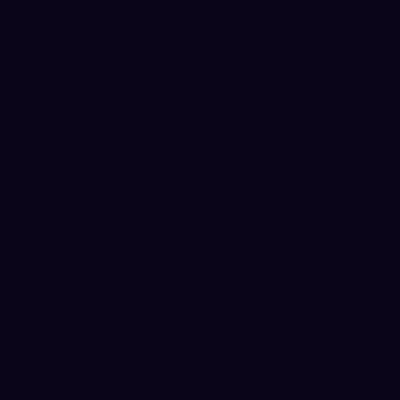
Frame 1 (no input)
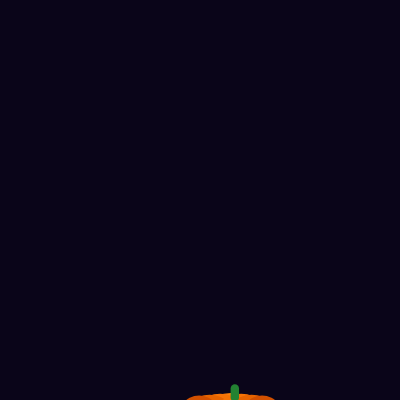
Frame 60 (no input)
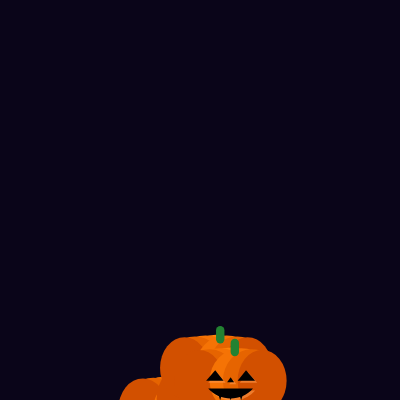
Frame 120 (the mouse pressed at the canvas centre since frame 60)

The p5.js sketch that drew these frames (run headless with seeded random() and noise() and a simulated clock; from frame 60 on, the mouse is pressed at the canvas centre):

// p5.js sketch
// ── sketch.js
//Halloween Theme Series
//1. Pumpkins
//2. Eyes
//3. Blood
//Sneaky little pumpkins floating out of the dark.
//I want them to feel alive,
//wobbling up from somewhere spooky underground,
//grinning like they know some Halloween secret.

let pupuList = []; //A bunch of pumpkins waiting to show up

function setup() {
  createCanvas(400, 400);
  angleMode(DEGREES); //Using degrees to control the wobble
}

function draw() {
  background(10, 5, 25); //A quiet night sky but something is coming

  //Random chance to create a new pumpkin
  //They appear one by one, like they are sneaking in
  if (random(1) < 0.06 && pupuList.length < 60) {
    pupuList.push({
      pupuX: random(50, 350), //Where it enters horizontally
      pupuY: height + 30, //Pumpkins come from below
      pupuFloat: random(360), //Each one wiggles differently
      pupuSpeedY: random(0.6, 1.2), //Some float faster, some slower
      pupuSpeedFloat: random(1, 3) //Individual wobble speed
    });
  }

  //Make all pumpkins move and draw them
  for (let i = pupuList.length - 1; i >= 0; i--) {
    let p = pupuList[i];
    p.pupuFloat += p.pupuSpeedFloat; //Updating wobble phase
    p.pupuY -= p.pupuSpeedY; //Pumpkin rising movement
    let floatMove = sin(p.pupuFloat) * 5; //Left-right wiggle

    drawPupuBody(p.pupuX, p.pupuY + floatMove, 70); //Body graphics
    drawPupuFace(p.pupuX, p.pupuY + floatMove, 70); //Spooky face

    //Remove pumpkin when it leaves top area
    if (p.pupuY < -100) {
      pupuList.splice(i, 1);
    }
  }
}

//Pumpkin body built with many overlapping ellipses
//It creates the classic pumpkin ridge structure
function drawPupuBody(bx, by, s) {
  noStroke();

  fill(255, 130, 10); ellipse(bx, by, s, s * 0.95);

  fill(245, 115, 5); ellipse(bx - s * 0.15, by, s * 0.9, s * 0.93);
  fill(230, 100, 0); ellipse(bx - s * 0.30, by, s * 0.82, s * 0.90);
  fill(210, 80, 0); ellipse(bx - s * 0.45, by, s * 0.70, s * 0.88);

  fill(245, 115, 5); ellipse(bx + s * 0.15, by, s * 0.90, s * 0.93);
  fill(230, 100, 0); ellipse(bx + s * 0.30, by, s * 0.82, s * 0.90);
  fill(210, 80, 0); ellipse(bx + s * 0.45, by, s * 0.70, s * 0.88);

  fill(35, 130, 50); rect(bx, by - s * 0.60, s * 0.12, s * 0.25, 6); //Stem on top
}

//Face defines the personality of the pumpkin
//Shadow layer first for depth, then pure black features
function drawPupuFace(px, py, s) {
  let shadowOffset = s * 0.03; //Creates a slight 3D look

  fill(255, 150, 70, 160);
  let eyeW = s * 0.22;

  //Shadow eyes
  triangle(px - eyeW + shadowOffset, py - s * 0.15 + shadowOffset,
           px - s * 0.1 + shadowOffset, py + shadowOffset,
           px - s * 0.35 + shadowOffset, py + shadowOffset);
  triangle(px + eyeW + shadowOffset, py - s * 0.15 + shadowOffset,
           px + s * 0.35 + shadowOffset, py + shadowOffset,
           px + s * 0.1 + shadowOffset, py + shadowOffset);

  //Shadow nose
  triangle(px - s * 0.05 + shadowOffset, py + s * 0.02 + shadowOffset,
           px + s * 0.05 + shadowOffset, py + s * 0.02 + shadowOffset,
           px + shadowOffset, py - s * 0.05 + shadowOffset);

  //Shadow smile
  beginShape();
  vertex(px - s * 0.32 + shadowOffset, py + s * 0.11 + shadowOffset);
  bezierVertex(px - s * 0.16 + shadowOffset, py + s * 0.30 + shadowOffset,
               px + s * 0.16 + shadowOffset, py + s * 0.30 + shadowOffset,
               px + s * 0.32 + shadowOffset, py + s * 0.11 + shadowOffset);
  endShape(CLOSE);

  fill(0); //Main facial features

  //Triangle eyes
  triangle(px - eyeW, py - s * 0.15, px - s * 0.1, py, px - s * 0.35, py);
  triangle(px + eyeW, py - s * 0.15, px + s * 0.35, py, px + s * 0.1, py);

  //Triangle nose
  triangle(px - s * 0.05, py + s * 0.02,
           px + s * 0.05, py + s * 0.02,
           px, py - s * 0.05);

  //Curved wicked smile
  beginShape();
  vertex(px - s * 0.32, py + s * 0.11);
  bezierVertex(px - s * 0.16, py + s * 0.30,
               px + s * 0.16, py + s * 0.30,
               px + s * 0.32, py + s * 0.11);
  endShape(CLOSE);

  //Tiny sharp fangs, adding that Halloween attitude
  triangle(px - s * 0.18, py + s * 0.18,
           px - s * 0.15, py + s * 0.28,
           px - s * 0.12, py + s * 0.18);
  triangle(px - s * 0.03, py + s * 0.18,
           px, py + s * 0.28,
           px + s * 0.03, py + s * 0.18);
  triangle(px + s * 0.12, py + s * 0.18,
           px + s * 0.15, py + s * 0.28,
           px + s * 0.18, py + s * 0.18);
}
